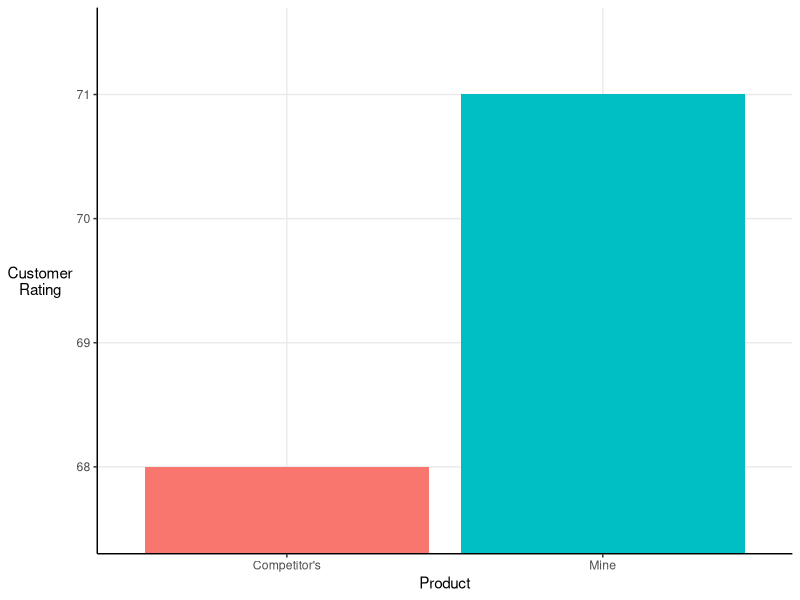
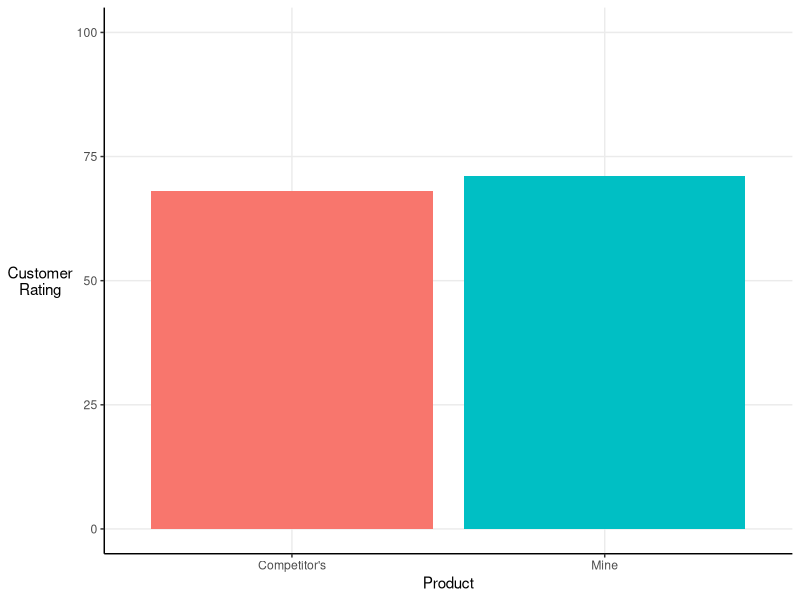
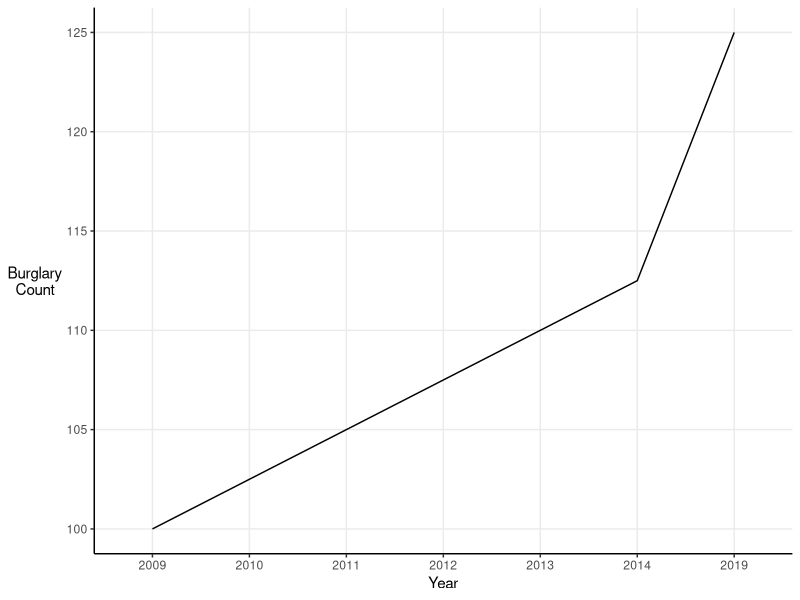
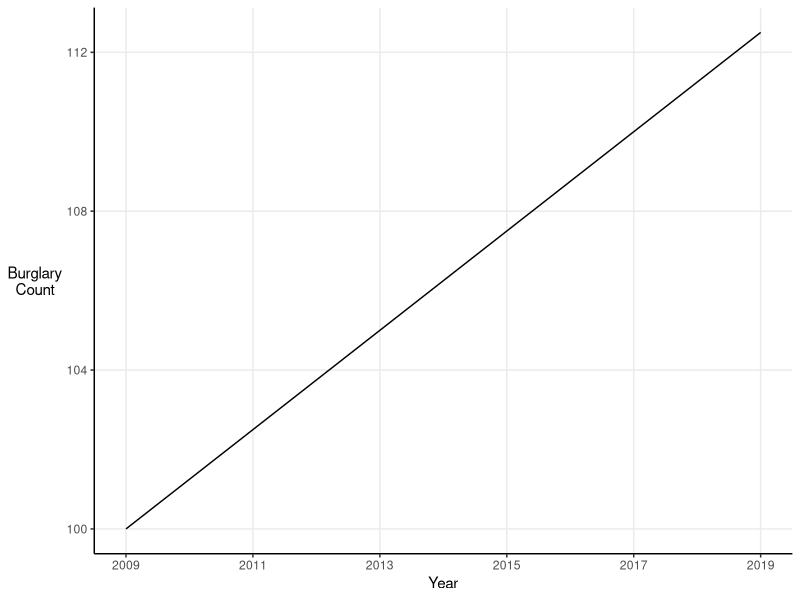
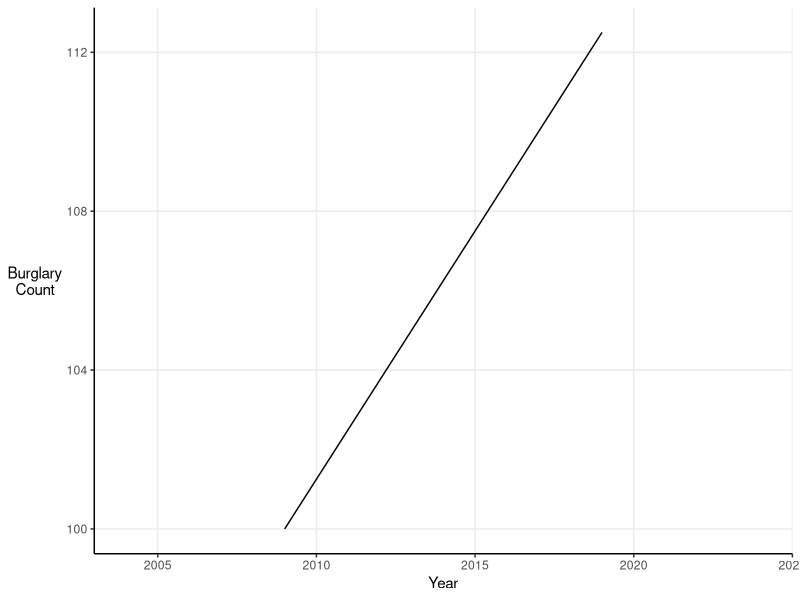
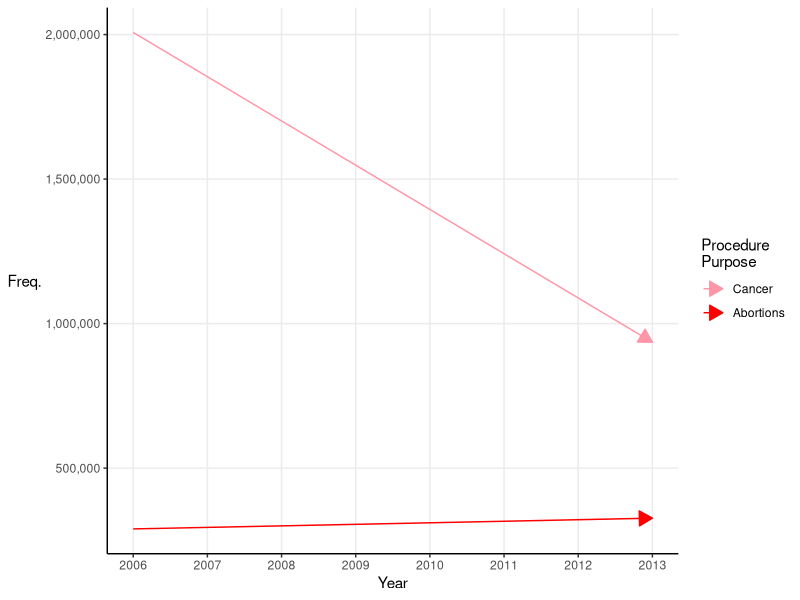
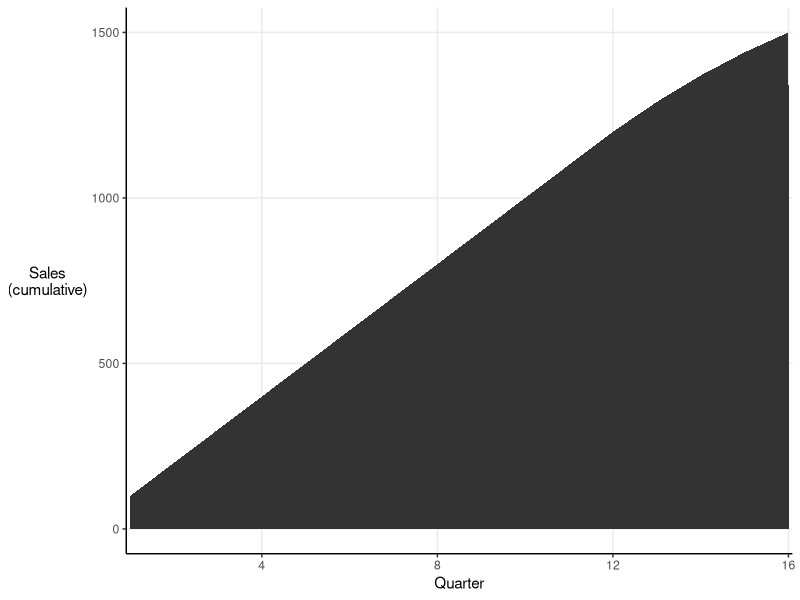
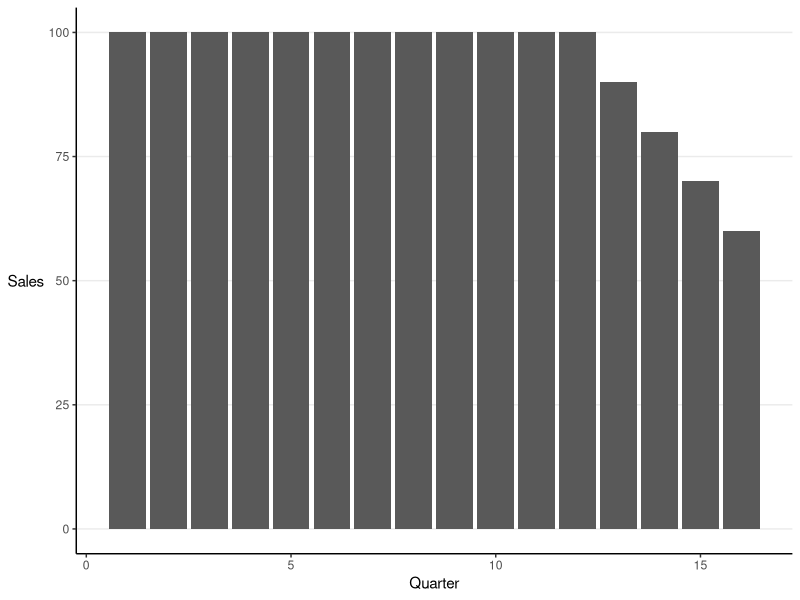

Here is the R script that generated these plots, in order:
## ---- chunk 1
knitr::opts_chunk$set(echo = TRUE, fig.align = "center", cache = T)

# Packages
library(tidyverse)
library(reshape2)

# Data
product_ratings <- tibble(Product = c("Mine", "Competitor's"),
                          mean_rating = c(71, 68))
quarterly_sales <- tibble(quarter = c(1:16),
                          sales = c(rep(100, 12), 90, 80, 70, 60),
                          cum_sales = cumsum(sales))
set.seed(23)
maths_test <- tibble(student = c(1:30), 
                     score = rnorm(30, 50, 20))
## ---- chunk 2
# Too high to count that high
2^34
## ---- chunk 3
# Bar chart with truncated y-axis
ggplot(product_ratings, aes(x = Product, y = mean_rating, fill = Product)) +
  geom_col() +
  scale_fill_discrete(guide = "none") +
  scale_y_continuous("Customer\nRating") +
  coord_cartesian(ylim = c(67.5, 71.5)) +
  theme_classic() +
  theme(axis.title.y = element_text(angle = 0, vjust = 0.5),
        panel.grid.major = element_line())
## ---- chunk 4
# Bar chart with truncated y-axis
ggplot(product_ratings, aes(x = Product, y = mean_rating, fill = Product)) +
  geom_col() +
  scale_fill_discrete(guide = "none") +
  scale_y_continuous("Customer\nRating", limits = c(0, 100)) +
  theme_classic() +
  theme(axis.title.y = element_text(angle = 0, vjust = 0.5),
        panel.grid.major = element_line())
## ---- chunk 5
# Discontinuous line graph
tibble(Year = c("2009", "2010", "2011", "2012", "2013", "2014", "2019"),
       burglary_count = c(100, 102.5, 105, 107.5, 110, 112.5, 125)) %>%
  ggplot(aes(x = Year, y = burglary_count)) +
  geom_line(group = 1) +
  scale_y_continuous("Burglary\nCount") +
  theme_classic() +
  theme(axis.title.y = element_text(angle = 0, vjust = 0.5),
        panel.grid.major = element_line())
## ---- chunk 6
# Regular x-axis line graph
tibble(Year = c(2009:2019), burglary_count = c(seq(100, 112.5, 1.25))) %>%
  ggplot(aes(x = Year, y = burglary_count)) +
  geom_line(group = 1) +
  scale_y_continuous("Burglary\nCount") +
  scale_x_continuous(breaks = c(2009, 2011, 2013, 2015, 2017, 2019)) +
  theme_classic() +
  theme(axis.title.y = element_text(angle = 0, vjust = 0.5),
        panel.grid.major = element_line())
## ---- chunk 7
# Elongated x-axis line graph
tibble(Year = c(2009:2019), burglary_count = c(seq(100, 112.5, 1.25))) %>%
  ggplot(aes(x = Year, y = burglary_count)) +
  geom_line(group = 1) +
  scale_y_continuous("Burglary\nCount") +
  coord_cartesian(xlim = c(2004, 2024)) +
  theme_classic() +
  theme(axis.title.y = element_text(angle = 0, vjust = 0.5),
        panel.grid.major = element_line())
## ---- chunk 8
# Correcting Chaffetz
tibble(Year = c(2006, 2013), 
       Cancer = c(2007371, 935573), 
       Abortions = c(289750, 327000)) %>%
  melt(id.vars = "Year") %>%
  ggplot(aes(x = Year, y = value, col = variable)) +
  geom_line(arrow = arrow(length = unit(0.15, "inches"), type = "closed")) +
  scale_y_continuous("Freq.", labels = scales::comma) +
  scale_x_continuous(breaks = c(2006:2013)) +
  scale_color_manual("Procedure\nPurpose",
                     values = c("Cancer" = "#FF96A7", "Abortions" = "red")) +
  theme_classic() +
  theme(axis.title.y = element_text(angle = 0, vjust = 0.5),
        panel.grid.major = element_line())
## ---- chunk 9
# Cumulative sales line graph
ggplot(quarterly_sales, aes(x = quarter, y = cum_sales)) +
  geom_area() +
  scale_y_continuous("Sales\n(cumulative)") +
  scale_x_continuous("Quarter", expand = c(0.005, 0)) +
  theme_classic() +
  theme(axis.title.y = element_text(angle = 0, vjust = 0.5),
        panel.grid.major = element_line())
## ---- chunk 10
# Quarterly sales bar chart 
ggplot(quarterly_sales, aes(x = quarter, y = sales)) +
  geom_col() +
  scale_y_continuous("Sales") +
  labs(x = "Quarter") +
  theme_classic() +
  theme(axis.title.y = element_text(angle = 0, vjust = 0.5),
        panel.grid.major.y = element_line())
## ---- chunk 11
# Histogram with favourable grouping
ggplot(maths_test, aes(x = score)) +
  geom_histogram()
## ---- chunk 12
# Histogram with fair grouping

